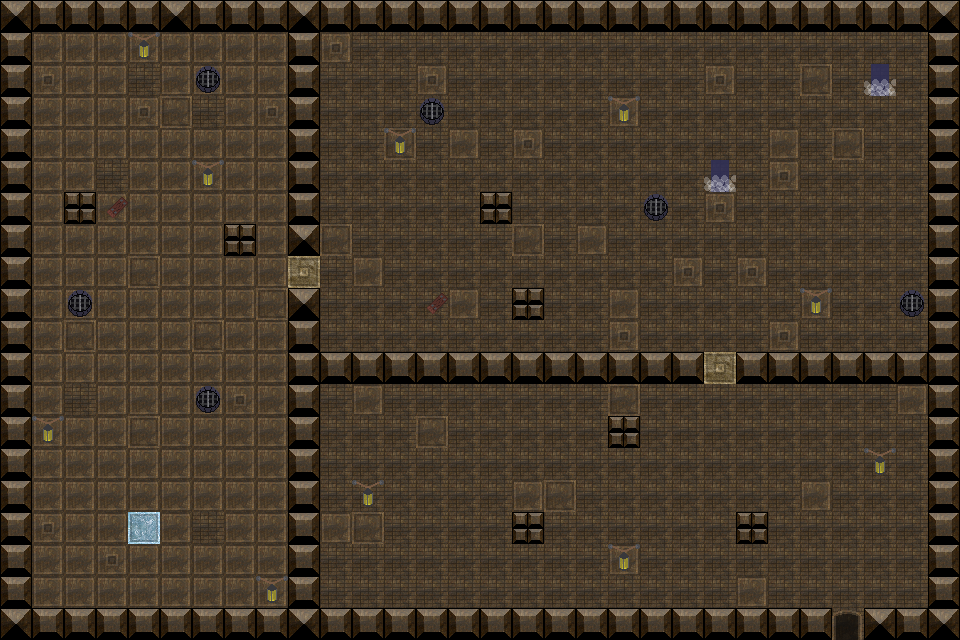

Tiled map render using the project's own tile images. Description and the whole map definition, tile-layer contents included, below:
An orthogonal 30x20 tile map with 32x32 px tiles, 3 tile layers (floor, decorations, walls), 2 tilesets and 18 objects (PlayerSpawn, DungeonExit, GrandmasterSpawn, BinarySlot15, BinarySlot14, ...).

<map version="1.10" tiledversion="1.12.2" orientation="orthogonal" renderorder="right-down" width="30" height="20" tilewidth="32" tileheight="32" infinite="0" nextlayerid="7" nextobjectid="27">
 <tileset firstgid="1" source="../tilesets/Tiny Top Down Tiles 32x32.tsx" />
 <tileset firstgid="101" source="../tilesets/decorations.tsx" />
 <layer id="1" name="floor" width="30" height="20">
  <data encoding="csv">
0,0,0,0,0,0,0,0,0,0,0,0,0,0,0,0,0,0,0,0,0,0,0,0,0,0,0,0,0,0,
0,72,72,72,72,72,72,72,72,0,62,82,82,82,82,82,82,82,82,82,82,82,82,82,82,82,82,82,82,0,
0,62,72,72,82,72,72,72,72,0,82,82,82,62,82,82,82,82,82,82,82,82,62,82,82,52,82,82,82,82,
0,72,72,72,62,52,82,72,62,62,82,82,82,82,82,82,82,82,82,72,82,82,82,82,82,82,82,82,82,82,
0,72,72,72,72,72,72,72,72,0,82,82,52,82,72,82,62,82,82,82,82,82,82,82,72,82,52,82,82,82,
0,72,72,82,72,72,72,72,72,0,82,82,82,82,82,82,82,82,82,82,82,82,82,82,62,82,82,82,82,0,
0,72,72,72,72,72,72,72,72,0,82,82,82,82,82,82,82,82,82,82,82,82,62,82,82,82,82,82,82,0,
0,72,72,72,72,72,72,72,72,0,52,82,82,82,82,82,52,82,72,82,82,82,82,82,82,82,82,82,82,0,
0,72,72,72,52,72,72,72,72,44,82,72,82,82,82,82,82,82,82,82,82,62,82,62,82,82,82,82,82,0,
0,72,72,72,72,72,72,72,52,0,82,82,82,82,72,82,82,82,82,72,82,82,82,82,82,72,82,82,82,0,
0,72,52,72,72,72,52,72,72,0,82,82,82,82,82,82,82,82,82,62,82,82,82,82,62,82,82,82,82,0,
0,72,72,72,72,72,72,72,72,0,82,0,0,82,82,0,0,0,0,82,82,82,44,82,82,82,0,0,0,0,
0,72,82,72,72,72,72,62,72,0,82,72,82,82,82,82,82,82,82,52,82,82,82,82,82,82,82,82,72,82,
0,72,72,72,52,72,72,72,72,0,82,82,82,52,82,82,82,82,82,82,82,82,82,82,82,82,82,82,82,82,
0,72,72,72,72,72,72,72,72,0,82,82,82,82,82,82,82,82,82,82,82,82,82,82,82,82,82,82,82,0,
0,72,72,72,72,72,72,72,72,82,82,82,82,82,82,82,72,52,82,82,82,82,82,82,82,72,82,82,82,0,
0,62,72,72,60,72,82,72,72,82,72,52,82,82,82,82,82,82,82,82,82,82,82,82,82,82,82,82,82,0,
0,72,72,62,72,72,72,72,72,0,82,82,82,82,82,82,82,82,82,72,82,82,82,82,82,82,82,82,82,0,
0,72,72,72,72,72,72,72,72,0,82,82,82,82,82,82,82,82,82,82,82,82,82,72,82,82,82,82,82,82,
0,0,0,0,0,0,0,0,0,0,0,0,0,0,0,0,82,82,82,82,82,82,0,0,0,82,82,0,82,0
</data>
 </layer>
 <layer id="4" name="decorations" width="30" height="20">
  <data encoding="csv">
0,0,0,0,0,0,0,0,0,0,0,0,0,0,0,0,0,0,0,0,0,0,0,0,0,0,0,0,0,0,
0,0,0,0,212,0,0,0,0,0,0,0,0,0,0,0,0,0,0,0,0,0,0,0,0,0,0,0,0,0,
0,0,0,0,0,0,192,0,0,0,0,0,0,0,0,0,0,0,0,0,0,0,0,0,0,0,0,237,0,0,
0,0,0,0,0,0,0,0,0,0,0,0,0,192,0,0,0,0,0,212,0,0,0,0,0,0,0,0,0,0,
0,0,0,0,0,0,0,0,0,0,0,0,212,0,0,0,0,0,0,0,0,0,0,0,0,0,0,0,0,0,
0,0,0,0,0,0,212,0,0,0,0,0,0,0,0,0,0,0,0,0,0,0,237,0,0,0,0,0,0,0,
0,0,0,240,0,0,0,0,0,0,0,0,0,0,0,0,0,0,0,0,192,0,0,0,0,0,0,0,0,0,
0,0,0,0,0,0,0,0,0,0,0,0,0,0,0,0,0,0,0,0,0,0,0,0,0,0,0,0,0,0,
0,0,0,0,0,0,0,0,0,0,0,0,0,0,0,0,0,0,0,0,0,0,0,0,0,0,0,0,0,0,
0,0,192,0,0,0,0,0,0,0,0,0,0,240,0,0,0,0,0,0,0,0,0,0,0,212,0,0,192,0,
0,0,0,0,0,0,0,0,0,0,0,0,0,0,0,0,0,0,0,0,0,0,0,0,0,0,0,0,0,0,
0,0,0,0,0,0,0,0,0,0,0,0,0,0,0,0,0,0,0,0,0,0,0,0,0,0,0,0,0,0,
0,0,0,0,0,0,192,0,0,0,0,0,0,0,0,0,0,0,0,0,0,0,0,0,0,0,0,0,0,0,
0,212,0,0,0,0,0,0,0,0,0,0,0,0,0,0,0,0,0,0,0,0,0,0,0,0,0,0,0,0,
0,0,0,0,0,0,0,0,0,0,0,0,0,0,0,0,0,0,0,0,0,0,0,0,0,0,0,212,0,0,
0,0,0,0,0,0,0,0,0,0,0,212,0,0,0,0,0,0,0,0,0,0,0,0,0,0,0,0,0,0,
0,0,0,0,0,0,0,0,0,0,0,0,0,0,0,0,0,0,0,0,0,0,0,0,0,0,0,0,0,0,
0,0,0,0,0,0,0,0,0,0,0,0,0,0,0,0,0,0,0,212,0,0,0,0,0,0,0,0,0,0,
0,0,0,0,0,0,0,0,212,0,0,0,0,0,0,0,0,0,0,0,0,0,0,0,0,0,0,0,0,0,
0,0,0,0,0,0,0,0,0,0,0,0,0,0,0,0,0,0,0,0,0,0,0,0,0,0,0,0,0,0
</data>
 </layer>
 <objectgroup id="3" name="objects">
  <object id="1" type="PlayerSpawn" x="142" y="526">
   <point />
  </object>
  <object id="5" type="DungeonExit" x="849.333" y="620">
   <point />
  </object>
  <object id="9" name="GrandmasterSpawn" x="718" y="131">
   <point />
  </object>
 </objectgroup>
 <objectgroup id="6" name="TrialObjects">
  <object id="11" name="BinarySlot15" x="784" y="600">
   <point />
  </object>
  <object id="13" name="BinarySlot14" x="752" y="596">
   <point />
  </object>
  <object id="14" name="BinarySlot13" x="722" y="598">
   <point />
  </object>
  <object id="15" name="BinarySlot12" x="688" y="599">
   <point />
  </object>
  <object id="16" name="BinarySlot11" x="656" y="597">
   <point />
  </object>
  <object id="17" name="BinarySlot10" x="624" y="595">
   <point />
  </object>
  <object id="18" name="BinarySlot09" x="591" y="592">
   <point />
  </object>
  <object id="19" name="BinarySlot08" x="559" y="593">
   <point />
  </object>
  <object id="20" name="BinarySlot07" x="530" y="592">
   <point />
  </object>
  <object id="21" name="BinarySlot06" x="497" y="593">
   <point />
  </object>
  <object id="22" name="BinarySlot05" x="466" y="594">
   <point />
  </object>
  <object id="23" name="BinarySlot04" x="431" y="594">
   <point />
  </object>
  <object id="24" name="BinarySlot03" x="398" y="592">
   <point />
  </object>
  <object id="25" name="BinarySlot02" x="370" y="590">
   <point />
  </object>
  <object id="26" name="BinarySlot01" x="337" y="590">
   <point />
  </object>
 </objectgroup>
 <layer id="2" name="walls" width="30" height="20">
  <data encoding="csv">
2,12,12,12,12,2,12,12,12,2,12,12,12,12,12,12,12,12,12,12,12,12,12,12,12,12,12,12,12,2,
12,0,0,0,0,0,0,0,0,12,0,0,0,0,0,0,0,0,0,0,0,0,0,0,0,0,0,0,0,12,
12,0,0,0,0,0,0,0,0,12,0,0,0,0,0,0,0,0,0,0,0,0,0,0,0,0,0,0,0,12,
12,0,0,0,0,0,0,0,0,12,0,0,0,0,0,0,0,0,0,0,0,0,0,0,0,0,0,0,0,12,
12,0,0,0,0,0,0,0,0,12,0,0,0,0,0,0,0,0,0,0,0,0,0,0,0,0,0,0,0,12,
12,0,0,0,0,0,0,0,0,12,0,0,0,0,0,0,0,0,0,0,0,0,0,0,0,0,0,0,0,12,
12,0,32,0,0,0,0,0,0,12,0,0,0,0,0,32,0,0,0,0,0,0,0,0,0,0,0,0,0,12,
12,0,0,0,0,0,0,32,0,2,0,0,0,0,0,0,0,0,0,0,0,0,0,0,0,0,0,0,0,12,
12,0,0,0,0,0,0,0,0,0,0,0,0,0,0,0,0,0,0,0,0,0,0,0,0,0,0,0,0,12,
12,0,0,0,0,0,0,0,0,2,0,0,0,0,0,0,32,0,0,0,0,0,0,0,0,0,0,0,0,12,
12,0,0,0,0,0,0,0,0,12,0,0,0,0,0,0,0,0,0,0,0,0,0,0,0,0,0,0,0,12,
12,0,0,0,0,0,0,0,0,12,12,12,12,12,12,12,12,12,12,12,12,12,0,12,12,12,12,12,12,12,
12,0,0,0,0,0,0,0,0,12,0,0,0,0,0,0,0,0,0,0,0,0,0,0,0,0,0,0,0,12,
12,0,0,0,0,0,0,0,0,12,0,0,0,0,0,0,0,0,0,32,0,0,0,0,0,0,0,0,0,12,
12,0,0,0,0,0,0,0,0,12,0,0,0,0,0,0,0,0,0,0,0,0,0,0,0,0,0,0,0,12,
12,0,0,0,0,0,0,0,0,12,0,0,0,0,0,0,0,0,0,0,0,0,0,0,0,0,0,0,0,12,
12,0,0,0,0,0,0,0,0,12,0,0,0,0,0,0,32,0,0,0,0,0,0,32,0,0,0,0,0,12,
12,0,0,0,0,0,0,0,0,12,0,0,0,0,0,0,0,0,0,0,0,0,0,0,0,0,0,0,0,12,
12,0,0,0,0,0,0,0,0,12,0,0,0,0,0,0,0,0,0,0,0,0,0,0,0,0,0,0,0,12,
2,12,12,12,12,12,12,12,12,2,12,12,12,12,12,12,12,12,12,12,12,12,12,12,12,12,92,2,12,2
</data>
 </layer>
</map>
